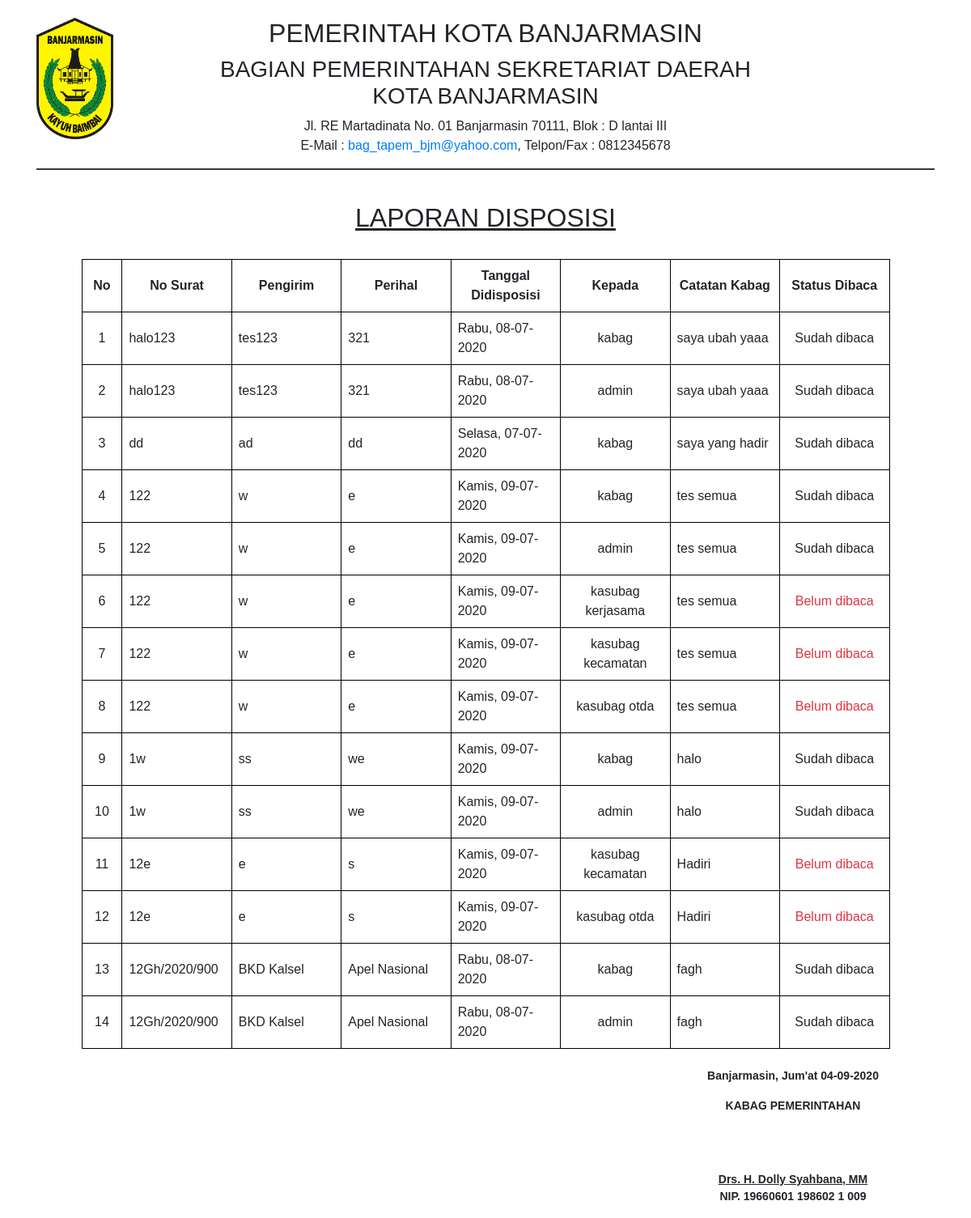
The app's page /admin/laporan/lap_ds.php?tgl_ds_awal=1 (signed in) with its own data.
### tables this page shows
CREATE TABLE `disposisi` (
  `no_surat` varchar(100) NOT NULL,
  `kepada` varchar(25) NOT NULL,
  `catatan` varchar(225) NOT NULL,
  `tgl_disposisi` datetime NOT NULL,
  `status_ds` int(5) NOT NULL,
  `tgl_dibaca` datetime NOT NULL
);

CREATE TABLE `surat_masuk` (
  `id_sm` int(11) NOT NULL,
  `no_surat` varchar(100) NOT NULL,
  `pengirim` varchar(225) NOT NULL,
  `perihal` varchar(225) NOT NULL,
  `tgl_surat` date NOT NULL,
  `tgl_diterima` datetime NOT NULL,
  `type_surat` varchar(25) NOT NULL,
  `file` varchar(250) NOT NULL,
  `status_disposisi` int(5) NOT NULL
);

CREATE TABLE `user` (
  `id` int(11) NOT NULL,
  `username` varchar(50) NOT NULL,
  `password` varchar(225) NOT NULL,
  `nama` varchar(255) NOT NULL,
  `nip` varchar(25) NOT NULL,
  `pangkat` varchar(50) NOT NULL,
  `telegram_id` int(25) NOT NULL,
  `images` varchar(100) NOT NULL
);

### connections/tgl_indo.php (called while the page is built)
<?php
    function tgl_indo($indo_tgl){
       $tr   = trim($indo_tgl);
       $indo_tgl    = str_replace(array('Sun', 'Mon', 'Tue', 'Wed', 'Thu', 'Fri', 'Sat', 'January', 'February', 'March', 'April', 'May', 'June', 'July', 'August', 'September', 'October', 'November', 'December'), array('Minggu', 'Senin', 'Selasa', 'Rabu', 'Kamis', 'Jum\'at', 'Sabtu', 'Januari', 'Februari', 'Maret', 'April', 'Mei', 'Juni', 'Juli', 'Agustus', 'September', 'Oktober', 'November', 'Desember'), $tr);
       return $indo_tgl;
   }
 ?>

### admin/laporan/lap_ds.php (the view, shortened to what this page needs)
<?php include_once '../../assets/kop_surat.php';
$no=1;
?>
<u><h2 align="center">LAPORAN DISPOSISI</h2></u><br>
<table border="2">
	<thead>
		<tr>
			<th scope="row" width="5%">No</th>
			<th>No Surat</th>
			<th>Pengirim</th>
			<th>Perihal</th>
			<th>Tanggal Didisposisi</th>
			<th>Kepada</th>
			<th>Catatan Kabag</th>
			<th>Status Dibaca</th>
		</tr>
	</thead>
	<tbody>
		<?php
		if ($tgl_disposisi_f=$_GET['tgl_ds_awal']=='1') {
			$query=mysqli_query($con,"select * from surat_masuk inner join disposisi on surat_masuk.no_surat=disposisi.no_surat order by surat_masuk.tgl_diterima");
		}
		while ($d=mysqli_fetch_array($query)) {
			$tgl_disposisi=$d['tgl_disposisi'];
			?>
			<tr>
				<td class="text-center"><?php echo $no; ?></td>
				<td><?php echo $d['no_surat']; ?></td>
				<td><?php echo $d['pengirim']; ?></td>
				<td><?php echo $d['perihal']; ?></td>
				<td class="text-left"><?php echo tgl_indo(date('D, d-m-Y',strtotime($tgl_disposisi))) ?></td>
				<td class="text-center"><?php echo $d['kepada']; ?></td>
				<td class="text-left"><?php echo $d['catatan']; ?></td>
				<?php
					if ($d['status_ds']=='0') {
						echo "<td class='text-center text-danger'>Belum dibaca</td>";
					} else {
						echo "<td class='text-center'>Sudah dibaca</td>";
					}
				 ?>
			</tr>
		</tbody>
		<?php $no++; }?>
	</table>
	<?php include_once '../../assets/tutup_surat.php'; ?>

### assets/tutup_surat.php (shortened to what this page needs)
<div class="row">
	<div class="col-md-6"></div>
	<div class="col-md-2"></div>
	<div class="col-md-4" style="text-align: center; font-size: 14px;font-family: sans-serif;margin-top: 2%;">
		<b>
			<?php
			$query=mysqli_query($con,"select * from user where username='kabag'");
			$user=mysqli_fetch_array($query);
			$ttd=$user['nama'];
			$nip=$user['nip'];
			?>
			<p>Banjarmasin, <?php echo tgl_indo(date('D d-m-Y')); ?> </p>
			<p style="margin-bottom: 70px;">KABAG PEMERINTAHAN</p>
			<p><u><?php echo $ttd; ?></u><br>NIP. <?php echo $nip; ?></p>
		</b>
	</div>
</div>
</div>
</body>
</html>

### assets/kop_surat.php (style rules this page uses)
table { width: 90%; margin-left: 5%; margin-right: 5%; border-collapse: collapse; table-layout: fixed; }
table, th, td { border: 1px solid black; padding: 8px; }
table th { text-align: center; }
table td { text-align: justify; word-wrap: break-word; }

### records on screen
disposisi: no_surat "halo123", surat_masuk.pengirim "tes123", surat_masuk.perihal "321", tgl_disposisi "Rabu, 08-07-2020", kepada "kabag", catatan "saya ubah yaaa", status_ds "Sudah dibaca"
disposisi: no_surat "halo123", surat_masuk.pengirim "tes123", surat_masuk.perihal "321", tgl_disposisi "Rabu, 08-07-2020", kepada "admin", catatan "saya ubah yaaa", status_ds "Sudah dibaca"
disposisi: no_surat "dd", surat_masuk.pengirim "ad", surat_masuk.perihal "dd", tgl_disposisi "Selasa, 07-07-2020", kepada "kabag", catatan "saya yang hadir", status_ds "Sudah dibaca"
disposisi: no_surat "122", surat_masuk.pengirim "w", surat_masuk.perihal "e", tgl_disposisi "Kamis, 09-07-2020", kepada "kabag", catatan "tes semua", status_ds "Sudah dibaca"
disposisi: no_surat "122", surat_masuk.pengirim "w", surat_masuk.perihal "e", tgl_disposisi "Kamis, 09-07-2020", kepada "admin", catatan "tes semua", status_ds "Sudah dibaca"
disposisi: no_surat "122", surat_masuk.pengirim "w", surat_masuk.perihal "e", tgl_disposisi "Kamis, 09-07-2020", kepada "kasubag kerjasama", catatan "tes semua", status_ds "Belum dibaca"
disposisi: no_surat "122", surat_masuk.pengirim "w", surat_masuk.perihal "e", tgl_disposisi "Kamis, 09-07-2020", kepada "kasubag kecamatan", catatan "tes semua", status_ds "Belum dibaca"
disposisi: no_surat "122", surat_masuk.pengirim "w", surat_masuk.perihal "e", tgl_disposisi "Kamis, 09-07-2020", kepada "kasubag otda", catatan "tes semua", status_ds "Belum dibaca"
disposisi: no_surat "1w", surat_masuk.pengirim "ss", surat_masuk.perihal "we", tgl_disposisi "Kamis, 09-07-2020", kepada "kabag", catatan "halo", status_ds "Sudah dibaca"
disposisi: no_surat "1w", surat_masuk.pengirim "ss", surat_masuk.perihal "we", tgl_disposisi "Kamis, 09-07-2020", kepada "admin", catatan "halo", status_ds "Sudah dibaca"
disposisi: no_surat "12e", surat_masuk.pengirim "e", surat_masuk.perihal "s", tgl_disposisi "Kamis, 09-07-2020", kepada "kasubag kecamatan", catatan "Hadiri", status_ds "Belum dibaca"
disposisi: no_surat "12e", surat_masuk.pengirim "e", surat_masuk.perihal "s", tgl_disposisi "Kamis, 09-07-2020", kepada "kasubag otda", catatan "Hadiri", status_ds "Belum dibaca"
disposisi: no_surat "12Gh/2020/900", surat_masuk.pengirim "BKD Kalsel", surat_masuk.perihal "Apel Nasional", tgl_disposisi "Rabu, 08-07-2020", kepada "kabag", catatan "fagh", status_ds "Sudah dibaca"
disposisi: no_surat "12Gh/2020/900", surat_masuk.pengirim "BKD Kalsel", surat_masuk.perihal "Apel Nasional", tgl_disposisi "Rabu, 08-07-2020", kepada "admin", catatan "fagh", status_ds "Sudah dibaca"
user: nama "Drs. H. Dolly Syahbana, MM", nip "19660601 198602 1 009"
